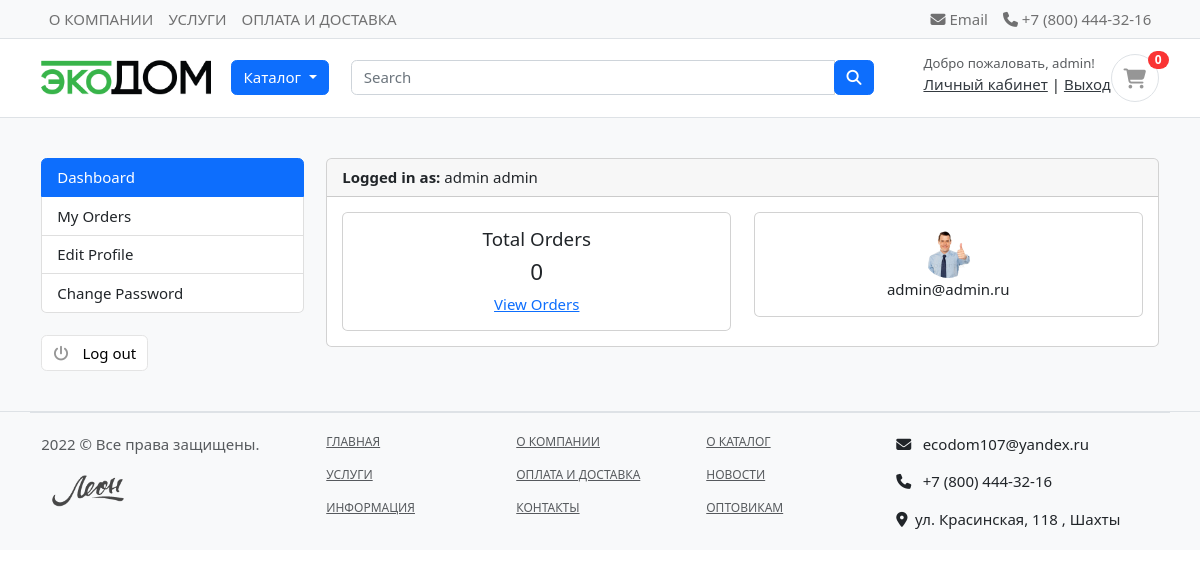
The page /accounts/ (signed in) on the database its author committed.
### accounts/models.py (models this page shows, shortened)
class MyUser(AbstractBaseUser):
    first_name      = models.CharField(max_length=50)
    last_name       = models.CharField(max_length=50)
    username        = models.CharField(max_length=50, unique=True)
    email           = models.EmailField(max_length=255, unique=True)
    phone_number    = models.CharField(max_length=50)
    date_joined     = models.DateTimeField(auto_now_add=True)
    last_login      = models.DateTimeField(auto_now_add=True)
    is_admin        = models.BooleanField(default=False)
    is_staff        = models.BooleanField(default=False)
    is_active       = models.BooleanField(default=False)
    USERNAME_FIELD = 'email'
    REQUIRED_FIELDS = ['username', 'first_name', 'last_name']
    objects = MyUserManager()
    def full_name(self):
        return f'{self.first_name} {self.last_name}'

class UserProfile(models.Model):
    user = models.OneToOneField(MyUser, on_delete=models.CASCADE)
    address_line = models.CharField(blank=True, max_length=255)
    profile_picture = models.ImageField(blank=True, upload_to='userprofile')
    city = models.CharField(blank=True, max_length=20)

### accounts/views.py (the view)
# urls.py: path('', views.dashboard, name='dashboard'),
@login_required(login_url = 'login')
def dashboard(request):
    orders = Order.objects.order_by('-created_at').filter(user_id=request.user.id, is_ordered=True)
    orders_count = orders.count()
    userprofile = UserProfile.objects.get(user_id=request.user.id)
    context = {
        'orders_count': orders_count,
        'userprofile': userprofile,
    }
    return render(request, 'accounts/dashboard.html', context)

### carts/context_processors.py (called while the page is built)
def counter(request):
    cart_count = 0
    if 'admin' in request.path:
        return {}
    else:
        try:
            cart = Cart.objects.filter(cart_id=_cart_id(request))
            if request.user.is_authenticated:
                cart_items = CartItem.objects.all().filter(user=request.user)
            else:
                cart_items = CartItem.objects.all().filter(cart=cart[:1])
            for cart_item in cart_items:
                cart_count += cart_item.quantity
        except Cart.DoesNotExist:
            cart_count = 0
    return dict(cart_count=cart_count)

### carts/views.py (called while the page is built)
def _cart_id(request):
    cart = request.session.session_key
    if not cart:
        cart = request.session.create()
    return cart

### category/context_processors.py (called while the page is built)
def menu_links(request):
    links = Category.objects.all()
    return dict(links=links)

### category/models.py (called while the page is built)
    def get_url(self):
            return reverse('products_by_category', args=[self.slug])

### accounts/templates/accounts/dashboard.html (shortened to what this page needs)
{% extends 'base.html' %}
{% block content %}
<section class="section-conten padding-y bg">
<div class="container">
	<div class="row">
	{% include 'includes/dashboard_sidebar.html' %}
	<main class="col-md-9">
		<article class="card">
		<header class="card-header">
			<strong class="d-inline-block mr-3">Logged in as:</strong>
			<span>{{user.full_name}}</span>
		</header>
		<div class="card-body">
			<div class="row">
			<div class="col-md-6">
				<div class="card" style="text-align:center;">
					<div class="card-body">
						<h5 class="card-title">Total Orders</h5>
						<h4>{{orders_count}}</h4>
						<a href="{% url 'my_orders' %}">View Orders</a>
					</div>
				</div>
			</div>
			<div class="col-md-6">
				<div class="card" style="text-align:center;">
					<div class="card-body">
						<img src="{{userprofile.profile_picture.url}}" alt="User Profile Picture" width="50" height="50" style="border-radius:50%;">
						<p class="mb-0">{{user.email}}</p>
					</div>
				</div>
			</div>
			</div>
		</div>
		</article>
	</main>
</div>
</div>
</section>
{% endblock %}

### templates/includes/navbar.html (shortened to what this page needs)
{% load static %}
<header class="section-header">
    <nav class="navbar p-md-0 navbar-expand-sm navbar-light border-bottom bg-light">
        <div class="container">
            <div class="collapse navbar-collapse">
                <ul class="navbar-nav">
                    <li><a href="#" class="nav-link">О КОМПАНИИ</a></li>
                    <li><a href="#" class="nav-link">УСЛУГИ</a></li>
                    <li><a href="#" class="nav-link">ОПЛАТА И ДОСТАВКА</a></li>
                </ul>
            </div>
            <div class="collapse navbar-collapse flex-grow-0" id="navbarTop4">
                <ul class="navbar-nav">
                    <li><a href="#" class="nav-link"> <i class="fa fa-envelope"></i> Email </a></li>
                    <li><a href="#" class="nav-link"> <i class="fa fa-phone"></i> +7 (800) 444-32-16 </a></li>
                </ul>
            </div>
        </div>
    </nav>
    <section class="header-main border-bottom">
        <div class="container">
            <div class="row align-items-center">
                <div class="col-lg-2 col-md-3 col-6">
                    <a href="/" class="brand-wrap">
                        <img class="logo" src="{% static '/images/logo.png' %}">
                    </a>
                </div>
                <div class="col-lg col-sm col-md col-6 flex-grow-0">
                    <div class="dropdown">
                        <button class="btn btn-primary dropdown-toggle" type="button" id="dropdownMenuButton1"
                            data-bs-toggle="dropdown" aria-expanded="false">
                            Каталог
                        </button>
                    </div>
                </div>
                <div class="col-lg  col-md-6 col-sm-12 col">
                    <form action="{% url 'search' %}" class="search" method='GET'>
                        <div class="input-group w-100">
                            <input type="text" class="form-control" style="width:60%;" placeholder="Search"
                                name="keyword">
                            <div class="input-group-append">
                                <button class="btn btn-primary" type="submit">
                                    <i class="fa fa-search"></i>
                                </button>
                            </div>
                        </div>
                    </form>
                </div>
                <div class="col-lg-3 col-sm-6 col-8 order-2 order-lg-3">
                    <div class="d-flex justify-content-end mb-3 mb-lg-0">
                        {% if user.id is None %}
                            <div class="widget-header">
                                <small class="title text-muted" style="padding-right: 10px">Добро пожаловать, Гость!</small>
                                <div>
                                    <a href="{% url 'login' %}">Вход</a> <span class="dark-transp"> | </span>
                                    <a href="{% url 'register' %}"> Регистрация</a>
                                </div>
                            </div>
                        {% else %}
                            <div class="widget-header">
                                <small class="title text-muted" style="padding-right: 10px">Добро пожаловать, {{user.first_name}}!</small>
                                <div>
                                    <a href="{% url 'dashboard' %}">Личный кабинет</a> <span class="dark-transp"> | </span>
                                    <a href="{% url 'logout' %}"> Выход</a>
                                </div>
                            </div>
                        {% endif %}
                        <a href="{% url 'cart' %}" class="widget-header pl-3 ml-3">
                            <div class="icon icon-sm rounded-circle border"><i class="fa fa-shopping-cart"></i></div>
                            <span class="badge badge-pill badge-danger notify">{{cart_count}}</span>
                        </a>
                    </div>
                </div>
            </div>
        </div>
    </section>
</header>

### static/css/ui.css (style rules this page uses)
html { font-family: "Inter", sans-serif; font-size: 15px; }
.icon-xs, .icon-sm, .icon-md, .icon-lg { display: inline-block; text-align: center; flex-shrink: 0; flex-grow: 0; }
.icon-sm { width: 48px; height: 48px; line-height: 48px !important; font-size: 20px; }
.padding-y { padding-top: 40px; padding-bottom: 40px; }
article:after, .form-group:after { display: block; clear: both; content: ""; }
.bg { background-color: #f8f9fa; }
.header-main { position: relative; padding-top: 1rem; padding-bottom: 1rem; }
.brand-wrap .logo, .navbar-brand .logo { margin-right: 7px; max-height: 42px; display: inline-block; }
.widget-header { display: inline-block; vertical-align: middle; position: relative; }
.widget-header a { color: #343a40; }
.widget-header i { color: #969696; }
.widget-header .title { display: block; }
.widget-header .notify { position: absolute; top: -3px; right: -10px; }
.notify { position: absolute; top: -4px; right: -10px; display: inline-block; padding: 0.25em 0.6em; font-size: 12px; line-height: 1; text-align: center; border-radius: 3rem; color: #fff; background-color: #fa3434; }

### rows shown on the page
MyUser: first_name "admin", full_name "admin admin", email "admin@admin.ru"
UserProfile: profile_picture (picture)

### other values the page prints
{{ cart_count }} "0"
{{ orders_count }} "0"
